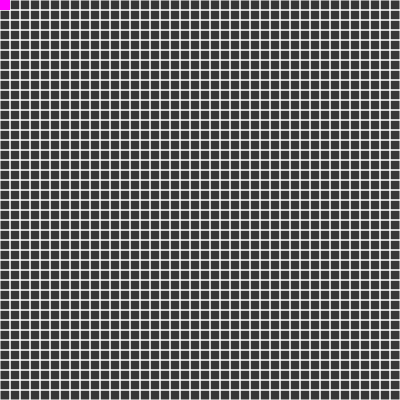
Frame 1 (no input)
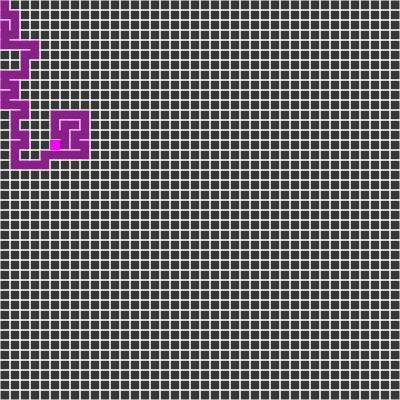
Frame 60 (no input)
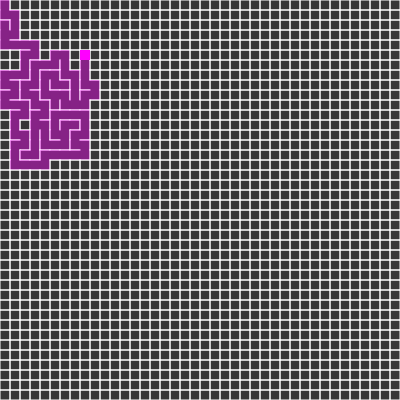
Frame 120 (the mouse pressed at the canvas centre since frame 60)

The p5.js sketch that drew these frames (run headless with seeded random() and noise() and a simulated clock; from frame 60 on, the mouse is pressed at the canvas centre):

// p5.js sketch
// ── sketch.js
var rows, cols
var grid = []
var w = 10

var current

var stack = []

function setup() {
  createCanvas(400, 400);
  
  rows = floor(height / w)
  cols = floor(width / w)
  
  for (var j = 0; j < rows; j++){
    for (var i = 0; i < cols; i++){
      grid.push(new Cell(i,j))
    }
  }

  current = grid[0]
//   frameRate(5)
}

function draw() {
  background(55);
  for (var i =0; i < grid.length; i ++){
       grid[i].show()
  }

  current.visited = true
  current.highlight()

  // Step 1

  var next = current.checkNeighbors()

  if (next) {
     next.visited = true
     // Step 2
     stack.push(current)

     // Step 3
     removeWalls(current, next)

     // Step 4
     current = next;
  } else if (stack.length > 0) {
     current = stack.pop()
  }

//   for (var i =0; i < stack.length; i ++) {
//        fill(255, 0, 0)
//        rect(stack[i].i * w + w*0.1, stack[i].j * w + w*0.1, w * 0.8, w * 0.8)
//   }

}

function index(i,j){

     if (i < 0 ||  j < 0 || i > cols -1 || j > rows - 1){
          return -1;
     }

     return i + j * cols
}
class Cell {
     constructor(i, j) {
          this.i = i;
          this.j = j;
          this.walls = [true, true, true, true] // Top, Right, Bottom, Left
          this.visited = false

     }
     
     show() {
          var x = this.i * w;
          var y = this.j * w;
          stroke(255);
          if (this.walls[0]) {
               line(x, y, x + w, y);
          }
          if (this.walls[1]) {
               line(x + w, y, x + w, y + w);
          }
          if (this.walls[2]) {
               line(x + w, y + w, x, y + w);
          }
          if (this.walls[3]) {
               line(x, y + w, x, y);
          }
          
          if (this.visited){
               noStroke()
               fill(255, 0, 255, 100)
               rect(x, y, w, w)
          }

     }

     checkNeighbors(){
          var neighbors = []

          var top    = grid[index(this.i  , this.j-1)]
          var right  = grid[index(this.i+1, this.j)]
          var bottom = grid[index(this.i  , this.j+1)]
          var left   = grid[index(this.i-1, this.j)]

          if (top && !top.visited){
               neighbors.push(top)
          }
          
          if (right && !right.visited){
               neighbors.push(right)
          }
          
          if (bottom && !bottom.visited){
               neighbors.push(bottom)
          }
          
          if (left && !left.visited){
               neighbors.push(left)
          }

          if (neighbors.length> 0){
               var r = floor(random(0, neighbors.length))
               return neighbors[r]
          } else {
               return undefined
          }
     }

     highlight(){
          var x = this.i * w;
          var y = this.j * w;

          noStroke()
          fill(255,0, 255)
          rect(x, y, w, w)
     }


}

function removeWalls(a, b) {
     var x = a.i - b.i;

     if (x == 1){
          a.walls[3] = false
          b.walls[1] = false
     } else if (x == -1){
          a.walls[1] = false
          b.walls[3] = false
     } 

     var y = a.j - b.j;

     if (y == 1){
          a.walls[0] = false
          b.walls[2] = false
     } else if (y == -1){
          a.walls[2] = false
          b.walls[0] = false
     } 


}
